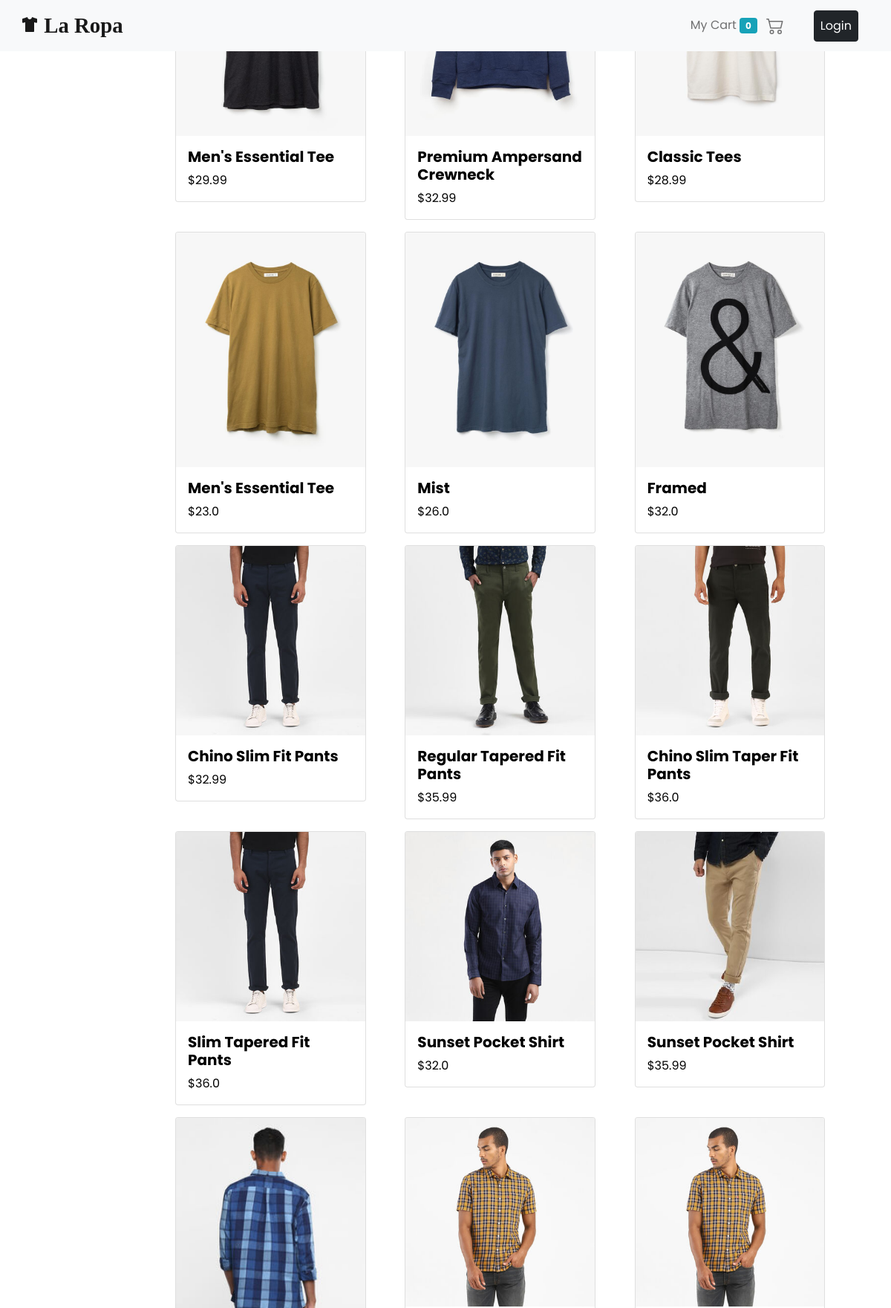
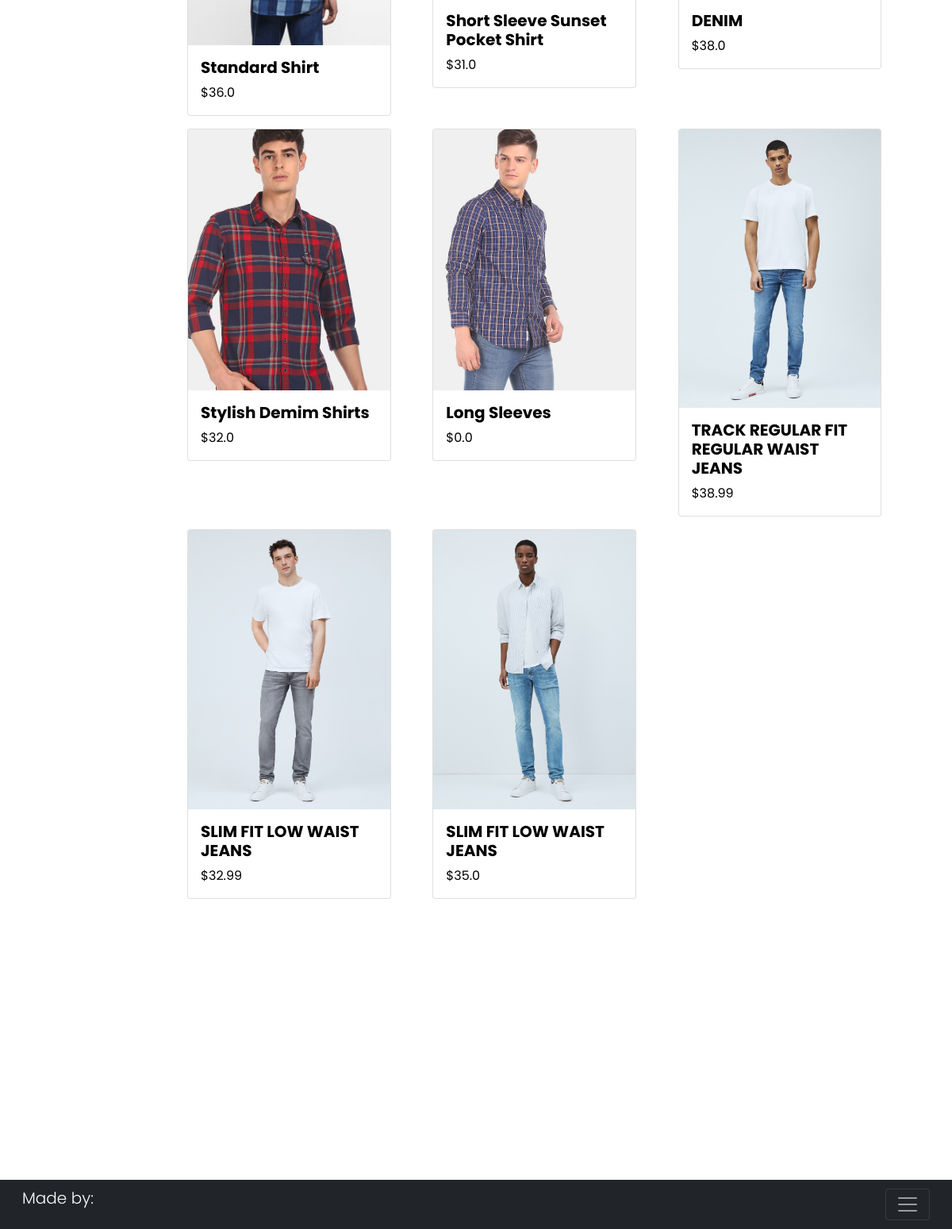
The page / on the database its author committed (2 pictures, top to bottom).
### ecomm/models.py (models this page shows, shortened)
class Product(models.Model):
    title = models.CharField(max_length=120)
    desc = models.CharField(max_length=500)
    price = models.FloatField(default=0.00)
    size = models.CharField(choices=SIZE, max_length=2)
    category = models.CharField(choices=CATEGORIES, max_length=2)
    img1 = models.ImageField(upload_to='ecomm/images', default='')
    img2 = models.ImageField(upload_to='ecomm/images', default='')
    img3 = models.ImageField(upload_to='ecomm/images', default='')
    @staticmethod
    def get_all_products():
        return Product.objects.all()

### ecomm/views.py (the view)
# urls.py: path('', views.homeView, name="home"),
def homeView(request):
    products = None
    categoryID = request.GET.get('category')
    if categoryID:
        products = Product.get_by_category(categoryID)
    else:
        products = Product.get_all_products()
    context = {
        'products':products
    }
    return render(request, 'ecomm/index.html', context)

### ecomm/templates/ecomm/index.html (shortened to what this page needs)
{% extends 'base.html' %}
{% block content %}
    {% include 'nav.html' %}
    <div class="container-fluid" style="position: relative; top: -30vw;">
        <div class="row my-4" style="background-color: #fff;">
            <div class="col-lg-2">
            </div>
            <div class="col-lg-10">
                <div class="row my-4 container-fluid">
                    {% for product in products %}
                    <div class="col-sm-6 col-md-4 my-2">
                        <a href="product/{{ product.id }}">
                            <div class="card" style="width: 90%;">
                                <img src="{{ product.img1.url }}" class="card-img-top" alt="...">
                                <div class="card-body">
                                    <h2 class="lead" style="font-weight: bold;">{{ product.title }}</h2>
                                    <p class="card-text">${{ product.price }}</p>
                                </div>
                            </div>
                        </a>
                    </div>
                    {% endfor %}
                </div>
            </div>
        </div>
    </div>
{% endblock content %}

### ecomm/templates/ecomm/index.html (style rules this page uses)
body { font-family: 'Poppins', sans-serif; }
a { text-decoration: none; color: #000; display: inline; }

### rows shown on the page
Product: img1 (picture), title "Men's Essential Tee", price "29.99"
Product: img1 (picture), title "Premium Ampersand Crewneck", price "32.99"
Product: img1 (picture), title "Classic Tees", price "28.99"
Product: img1 (picture), title "Men's Essential Tee", price "23.0"
Product: img1 (picture), title "Mist", price "26.0"
Product: img1 (picture), title "Framed", price "32.0"
Product: img1 (picture), title "Chino Slim Fit Pants", price "32.99"
Product: img1 (picture), title "Regular Tapered Fit Pants", price "35.99"
Product: img1 (picture), title "Chino Slim Taper Fit Pants", price "36.0"
Product: img1 (picture), title "Slim Tapered Fit Pants", price "36.0"
Product: img1 (picture), title "Sunset Pocket Shirt", price "32.0"
Product: img1 (picture), title "Sunset Pocket Shirt", price "35.99"
Product: img1 (picture), title "Standard Shirt", price "36.0"
Product: img1 (picture), title "Short Sleeve Sunset Pocket Shirt", price "31.0"
Product: img1 (picture), title "DENIM", price "38.0"
Product: img1 (picture), title "Stylish Demim Shirts", price "32.0"
Product: img1 (picture), title "Long Sleeves", price "0.0"
Product: img1 (picture), title "TRACK REGULAR FIT REGULAR WAIST JEANS", price "38.99"
Product: img1 (picture), title "SLIM FIT LOW WAIST JEANS", price "32.99"
Product: img1 (picture), title "SLIM FIT LOW WAIST JEANS", price "35.0"

### other values the page prints
{{ request.session.cart.keys|length }} "0"
